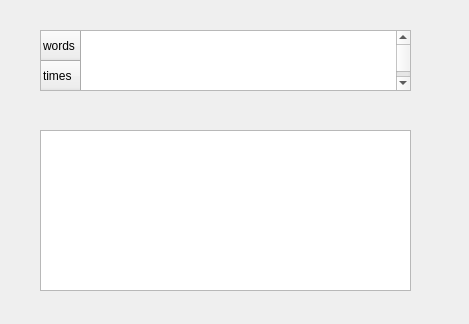
<?xml version="1.0" encoding="UTF-8"?>
<ui version="4.0">
 <class>HafDisplay</class>
 <widget class="QWidget" name="HafDisplay">
  <property name="geometry">
   <rect>
    <x>0</x>
    <y>0</y>
    <width>469</width>
    <height>324</height>
   </rect>
  </property>
  <property name="windowTitle">
   <string>Form</string>
  </property>
  <widget class="QTableWidget" name="tableWidget">
   <property name="geometry">
    <rect>
     <x>40</x>
     <y>30</y>
     <width>371</width>
     <height>61</height>
    </rect>
   </property>
   <property name="sizePolicy">
    <sizepolicy hsizetype="Expanding" vsizetype="Preferred">
     <horstretch>0</horstretch>
     <verstretch>0</verstretch>
    </sizepolicy>
   </property>
   <row>
    <property name="text">
     <string>words</string>
    </property>
   </row>
   <row>
    <property name="text">
     <string>times</string>
    </property>
   </row>
  </widget>
  <widget class="QTextBrowser" name="BrowhafCode">
   <property name="geometry">
    <rect>
     <x>40</x>
     <y>130</y>
     <width>371</width>
     <height>161</height>
    </rect>
   </property>
  </widget>
 </widget>
 <resources/>
 <connections/>
</ui>
